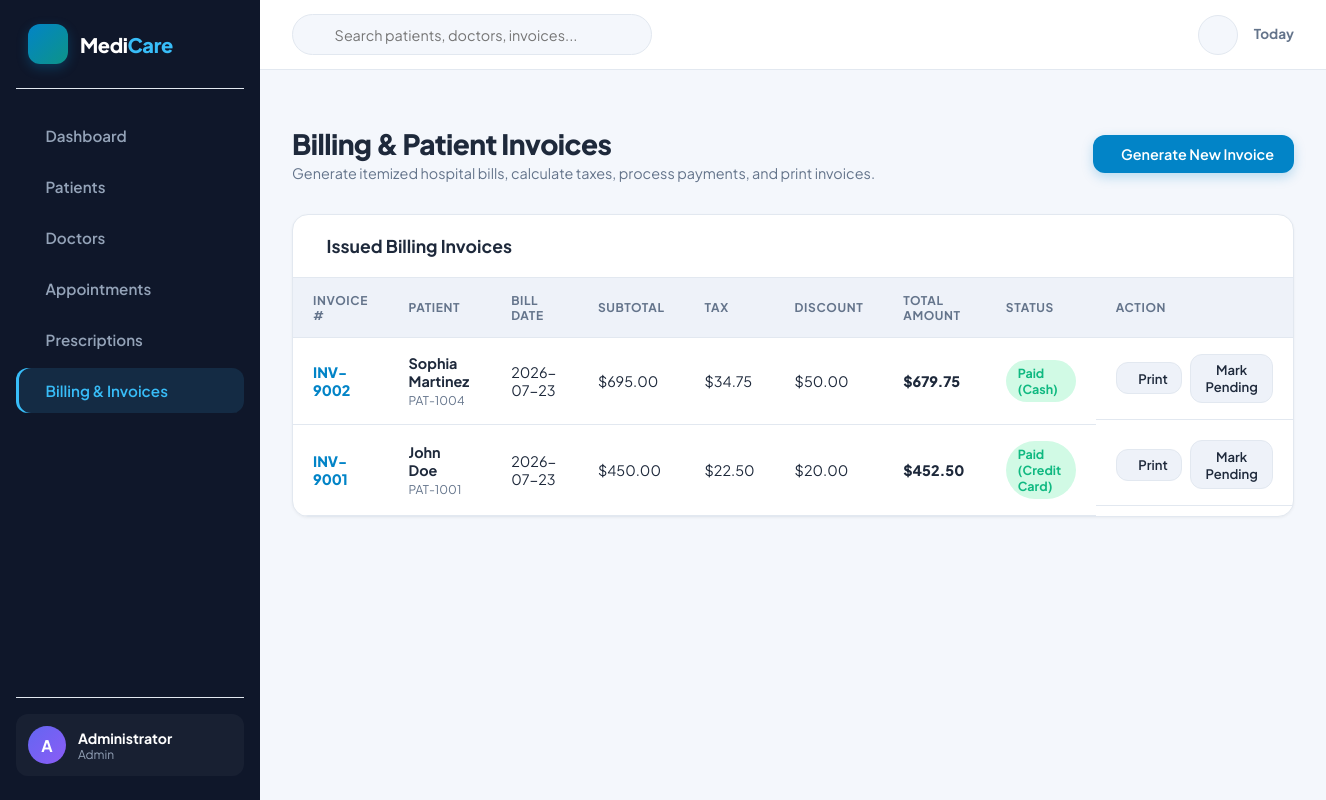
/billing (signed in), run on the app's committed database.
### tables this page shows
CREATE TABLE bills (
            id INTEGER PRIMARY KEY AUTOINCREMENT,
            invoice_number TEXT UNIQUE NOT NULL,
            patient_id INTEGER NOT NULL,
            appointment_id INTEGER,
            bill_date TEXT NOT NULL,
            items_json TEXT NOT NULL, -- JSON list of [{description, amount}]
            subtotal REAL NOT NULL,
            tax REAL NOT NULL,
            discount REAL DEFAULT 0,
            total_amount REAL NOT NULL,
            payment_status TEXT DEFAULT 'Pending', -- Paid, Pending, Partially Paid
            payment_method TEXT DEFAULT 'Cash', -- Cash, Card, UPI, Insurance
            created_at TIMESTAMP DEFAULT CURRENT_TIMESTAMP,
            FOREIGN KEY (patient_id) REFERENCES patients (id)
        );

CREATE TABLE patients (
            id INTEGER PRIMARY KEY AUTOINCREMENT,
            patient_code TEXT UNIQUE NOT NULL,
            name TEXT NOT NULL,
            age INTEGER NOT NULL,
            gender TEXT NOT NULL,
            blood_group TEXT,
            phone TEXT NOT NULL,
            email TEXT,
            address TEXT,
            emergency_contact TEXT,
            medical_history TEXT,
            created_at TIMESTAMP DEFAULT CURRENT_TIMESTAMP
        );

### app.py (the view)
@app.route('/billing')
@login_required
def billing():
    conn = get_db()
    cursor = conn.cursor()
    cursor.execute('''
        SELECT b.*, p.name as patient_name, p.patient_code, p.phone as patient_phone
        FROM bills b
        JOIN patients p ON b.patient_id = p.id
        ORDER BY b.id DESC
    ''')
    bills_raw = cursor.fetchall()
    bills_list = []
    for b in bills_raw:
        b_dict = dict(b)
        try:
            b_dict['items'] = json.loads(b_dict['items_json'])
        except Exception:
            b_dict['items'] = []
        bills_list.append(b_dict)
    cursor.execute('SELECT id, name, patient_code FROM patients ORDER BY name ASC')
    patients_list = cursor.fetchall()
    conn.close()
    return render_template('billing.html', bills=bills_list, patients=patients_list)

### app.py (called while the page is built)
def login_required(f):
    @wraps(f)
    def decorated_function(*args, **kwargs):
        if 'user_id' not in session:
            flash('Please log in to access this page.', 'warning')
            return redirect(url_for('login'))
        return f(*args, **kwargs)
    return decorated_function

@app.context_processor
def inject_user():
    return {
        'current_user': {
            'name': session.get('user_name', 'Guest'),
            'username': session.get('username', ''),
            'role': session.get('user_role', 'guest')
        }
    }

### database.py (called while the page is built)
def get_db():
    conn = sqlite3.connect(DB_PATH)
    conn.row_factory = sqlite3.Row
    return conn

### templates/billing.html (shortened to what this page needs)
{% extends "base.html" %}
{% block content %}
<div class="page-header">
    <div>
        <h1 class="page-title">Billing & Patient Invoices</h1>
        <p class="page-subtitle">Generate itemized hospital bills, calculate taxes, process payments, and print invoices.</p>
    </div>
    <button onclick="openModal('createBillModal')" class="btn btn-primary"> Generate New Invoice</button>
</div>
<div class="card">
    <div class="card-header">
        <h3 class="card-title"> Issued Billing Invoices</h3>
    </div>
    <div class="card-body" style="padding: 0;">
        <div class="table-responsive">
            <table class="custom-table">
                <thead>
                    <tr>
                        <th>Invoice #</th>
                        <th>Patient</th>
                        <th>Bill Date</th>
                        <th>Subtotal</th>
                        <th>Tax</th>
                        <th>Discount</th>
                        <th>Total Amount</th>
                        <th>Status</th>
                        <th>Action</th>
                    </tr>
                </thead>
                <tbody>
                    {% for bill in bills %}
                    <tr>
                        <td style="font-weight: 800;">
                            <a href="{{ url_for('view_invoice', bill_id=bill.id) }}" style="color: var(--brand-primary); text-decoration: none;">
                                 {{ bill.invoice_number }}
                            </a>
                        </td>
                        <td>
                            <div style="font-weight: 700;">{{ bill.patient_name }}</div>
                            <small style="color: var(--text-muted);">{{ bill.patient_code }}</small>
                        </td>
                        <td>{{ bill.bill_date }}</td>
                        <td>${{ "%.2f"|format(bill.subtotal) }}</td>
                        <td>${{ "%.2f"|format(bill.tax) }}</td>
                        <td>${{ "%.2f"|format(bill.discount) }}</td>
                        <td style="font-weight: 800; color: var(--text-main);">${{ "%.2f"|format(bill.total_amount) }}</td>
                        <td>
                            {% if bill.payment_status == 'Paid' %}
                                <span class="badge badge-success">Paid ({{ bill.payment_method }})</span>
                            {% else %}
                                <span class="badge badge-warning">Pending</span>
                            {% endif %}
                        </td>
                        <td style="display: flex; gap: 0.5rem; align-items: center;">
                            <a href="{{ url_for('view_invoice', bill_id=bill.id) }}" class="btn btn-secondary btn-sm" title="View & Print Invoice"> Print</a>
                            <form action="{{ url_for('update_bill_status', bill_id=bill.id) }}" method="POST">
                                <button type="submit" class="btn btn-sm {% if bill.payment_status == 'Paid' %}btn-secondary{% else %}btn-primary{% endif %}" title="Toggle Payment Status">
                                    {% if bill.payment_status == 'Paid' %}Mark Pending{% else %}Mark Paid{% endif %}
                                </button>
                            </form>
                        </td>
                    </tr>
                    {% else %}
                    <tr>
                        <td colspan="9" style="text-align: center; color: var(--text-muted); padding: 2rem;">No billing records found. Click "Generate New Invoice" to create one.</td>
                    </tr>
                    {% endfor %}
                </tbody>
            </table>
        </div>
    </div>
</div>
{% endblock %}

### static/css/style.css (style rules this page uses)
:root { --bg-primary: #f4f7fc; --bg-secondary: #ffffff; --bg-tertiary: #eef2f9; --card-bg: #ffffff; --text-main: #1e293b; --text-muted: #64748b; --text-white: #ffffff; --brand-primary: #0284c7; --brand-primary-hover: #0369a1; --brand-secondary: #0d9488; --brand-accent: #6366f1; --status-success: #10b981; --status-success-bg: #d1fae5; --status-warning: #f59e0b; --status-warning-bg: #fef3c7; --status-danger: #ef4444; --status-danger-bg: #fee2e2; --status-info: #3b82f6; --status-info-bg: #dbeafe; --border-color: #e2e8f0; --border-hover: #cbd5e1; --sidebar-bg: #0f172a; --sidebar-text: #94a3b8; --sidebar-active-bg: rgba(56, 189, 248, 0.12); --sidebar-active-text: #38bdf8; --shadow-sm: 0 1px 3px rgba(0, 0, 0, 0.05); --shadow-md: 0 4px 12px rgba(0, 0, 0, 0.06); --shadow-lg: 0 10px 25px rgba(0, 0, 0, 0.1); --radius-sm: 8px; --radius-md: 12px; --radius-lg: 16px; --radius-full: 9999px; --transition: all 0.25s cubic-bezier(0.4, 0, 0.2, 1); }
* { margin: 0; padding: 0; box-sizing: border-box; font-family: 'Plus Jakarta Sans', system-ui, -apple-system, sans-serif; }
body { background-color: var(--bg-primary); color: var(--text-main); display: flex; min-height: 100vh; overflow-x: hidden; transition: background-color 0.3s ease, color 0.3s ease; }
.page-header { display: flex; align-items: center; justify-content: space-between; margin-bottom: 2rem; }
.page-title { font-size: 1.75rem; font-weight: 800; color: var(--text-main); letter-spacing: -0.02em; }
.page-subtitle { font-size: 0.9rem; color: var(--text-muted); margin-top: 0.2rem; }
.btn { display: inline-flex; align-items: center; gap: 0.5rem; padding: 0.65rem 1.25rem; font-size: 0.9rem; font-weight: 600; border-radius: var(--radius-md); border: none; cursor: pointer; transition: var(--transition); text-decoration: none; }
.btn-primary { background-color: var(--brand-primary); color: #ffffff; box-shadow: 0 4px 12px rgba(2, 132, 199, 0.25); }
.btn-secondary { background-color: var(--bg-tertiary); color: var(--text-main); border: 1px solid var(--border-color); }
.btn-sm { padding: 0.4rem 0.85rem; font-size: 0.82rem; }
.badge { display: inline-flex; align-items: center; gap: 0.35rem; padding: 0.3rem 0.75rem; border-radius: var(--radius-full); font-size: 0.78rem; font-weight: 700; text-transform: capitalize; }
.badge-success { background-color: var(--status-success-bg); color: var(--status-success); }
.card { background-color: var(--card-bg); border: 1px solid var(--border-color); border-radius: var(--radius-lg); box-shadow: var(--shadow-sm); overflow: hidden; margin-bottom: 2rem; }
.card-header { padding: 1.25rem 1.5rem; border-bottom: 1px solid var(--border-color); display: flex; align-items: center; justify-content: space-between; }
.card-title { font-size: 1.1rem; font-weight: 700; color: var(--text-main); display: flex; align-items: center; gap: 0.6rem; }
.card-body { padding: 1.5rem; }
.table-responsive { width: 100%; overflow-x: auto; }
.custom-table { width: 100%; border-collapse: collapse; text-align: left; font-size: 0.9rem; }
.custom-table th { background-color: var(--bg-tertiary); color: var(--text-muted); font-weight: 700; padding: 0.9rem 1.25rem; border-bottom: 1px solid var(--border-color); text-transform: uppercase; font-size: 0.75rem; letter-spacing: 0.05em; }
.custom-table td { padding: 1rem 1.25rem; border-bottom: 1px solid var(--border-color); color: var(--text-main); vertical-align: middle; }
.custom-table tbody tr { transition: var(--transition); }

### data on the page
bills: invoice_number "INV-9002", patient_name "Sophia Martinez", patient_code "PAT-1004", bill_date "2026-07-23", subtotal "695.00", tax "34.75", discount "50.00", total_amount "679.75", payment_method "Cash", payment_status "Mark Pending"
bills: invoice_number "INV-9001", patient_name "John Doe", patient_code "PAT-1001", bill_date "2026-07-23", subtotal "450.00", tax "22.50", discount "20.00", total_amount "452.50", payment_method "Credit Card", payment_status "Mark Pending"

### other printed values
{{ current_user.name[0] | upper }} "A"
{{ current_user.name }} "Administrator"
{{ current_user.role }} "Admin"
{{ now.strftime('%b %d, %Y') if now else 'Today' }} "Today"
